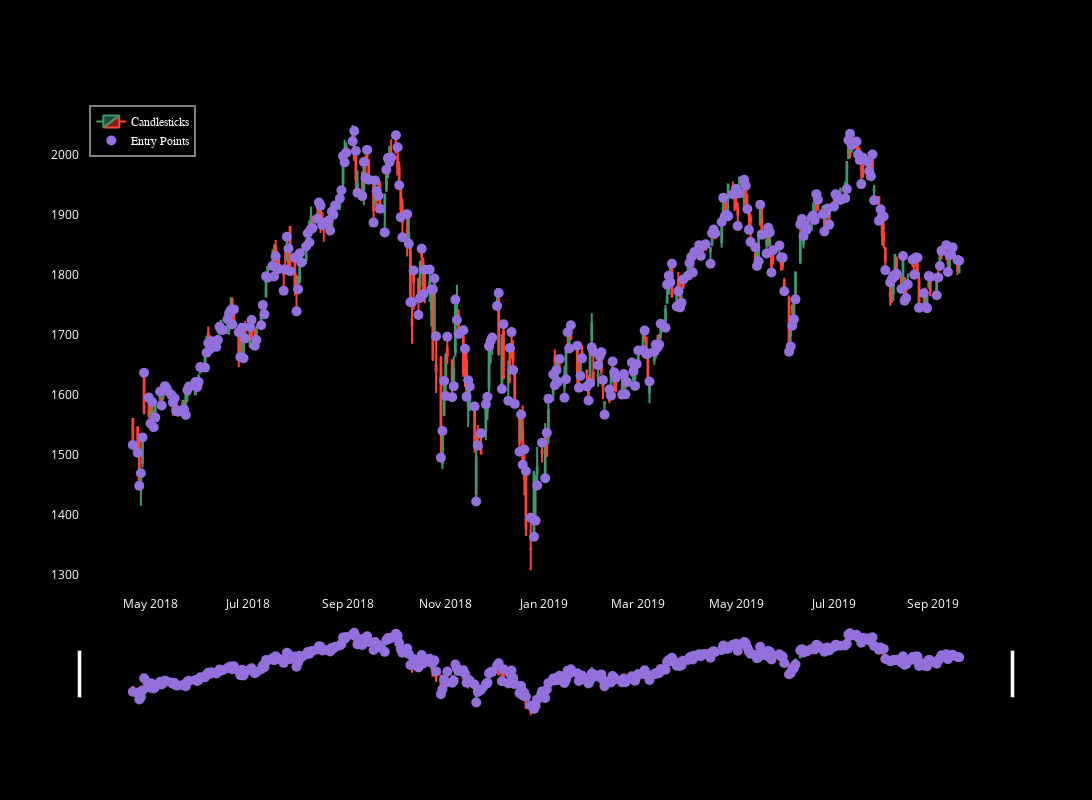

Write notebook code for a chart like this one.
### Code cell
plot_candlestick_with_signals(dataframes[0], start_index=300, num_rows=355)

### Figure 1 — Plotly figure (JSON) as saved in the notebook; plotly's stock layout.template omitted (floating-point values rounded to 4 significant figures; data arrays with more than 128 entries replaced by an {"elided": "..."} marker saying what was removed)
{"data": [{"close": {"elided": "355 float values"}, "high": {"elided": "355 float values"}, "low": {"elided": "355 float values"}, "name": "Candlesticks", "open": {"elided": "355 float values"}, "type": "candlestick", "x": {"elided": "355 str values"}, "xaxis": "x", "yaxis": "y"}, {"marker": {"color": "MediumPurple", "size": 10, "symbol": "circle"}, "mode": "markers", "name": "Entry Points", "type": "scatter", "x": {"elided": "355 str values"}, "xaxis": "x", "y": {"elided": "355 float values"}, "yaxis": "y"}], "layout": {"font": {"color": "white"}, "height": 800, "legend": {"bgcolor": "black", "bordercolor": "gray", "borderwidth": 2, "font": {"color": "white", "family": "sans-serif", "size": 12}, "traceorder": "normal", "x": 0.01, "y": 0.99}, "paper_bgcolor": "black", "plot_bgcolor": "black", "showlegend": true, "width": 1200, "xaxis": {"anchor": "y", "domain": [0, 1], "showgrid": false, "zeroline": false}, "yaxis": {"anchor": "x", "domain": [0, 1], "showgrid": false, "zeroline": false}}}
